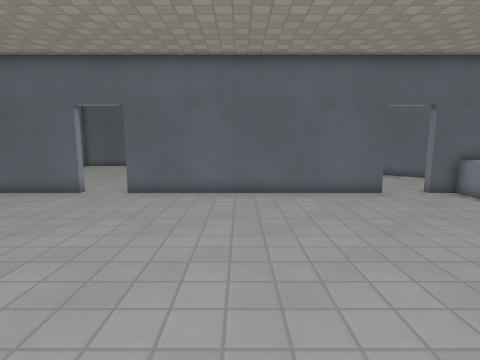
View 1 (above)

19 first-person views from a walk through a Godot game level. The camera is 1.2 m above the floor, tilts 8° down and sees 80° across. The floor is counted in squares, 0.5 m on a side. Each view is taken from the middle of a square. On the plan, view 1 faces up. The plan holds only what a view shows up to about 18 squares ahead; the rest is blank. The place goes on beyond the plan. Surface patterns are stand-ins for the level's own textures.

View 2
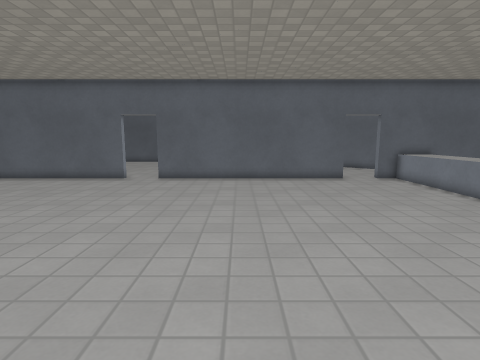

View 3
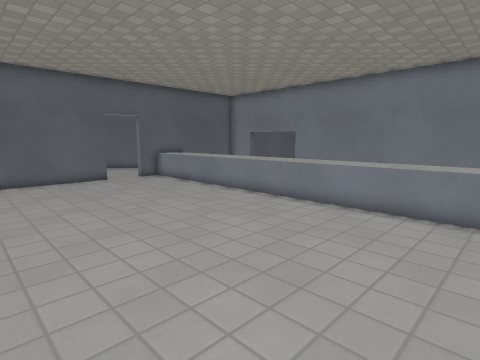

View 4
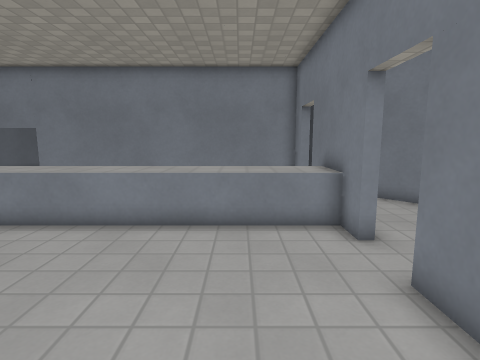

View 5
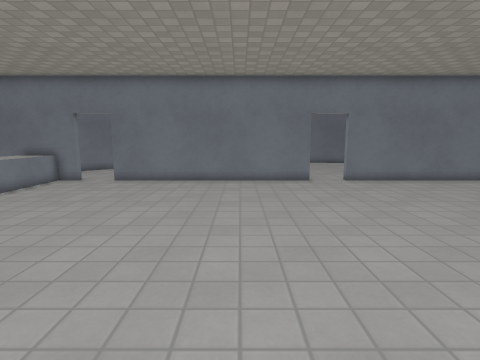

View 6
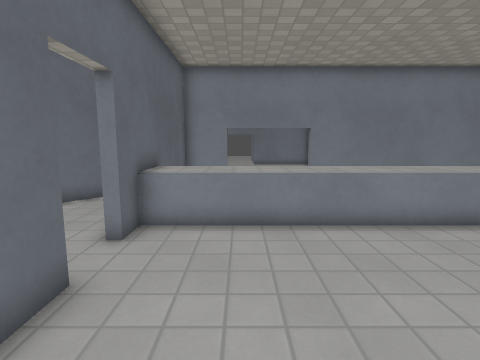

View 7
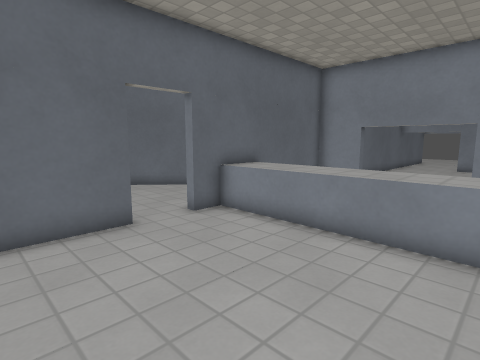

View 8
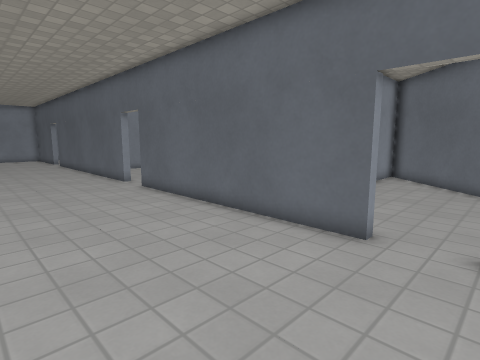

View 9
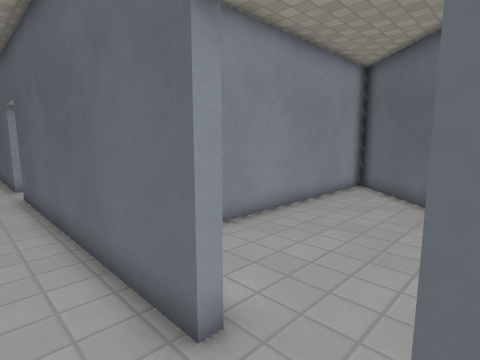

View 10
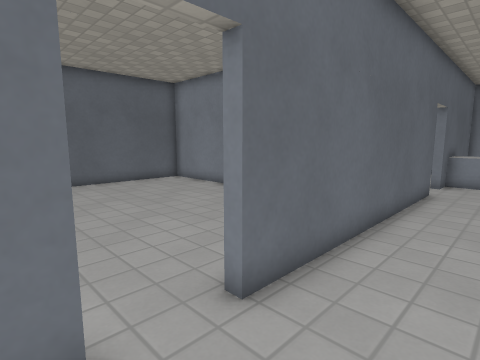

View 11
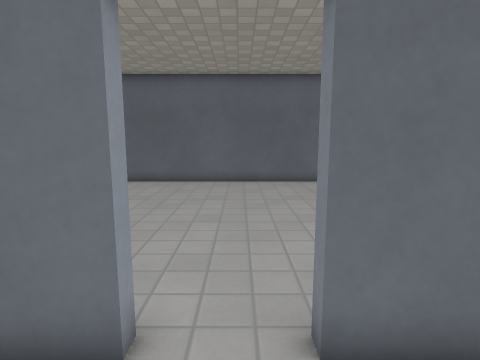

View 12
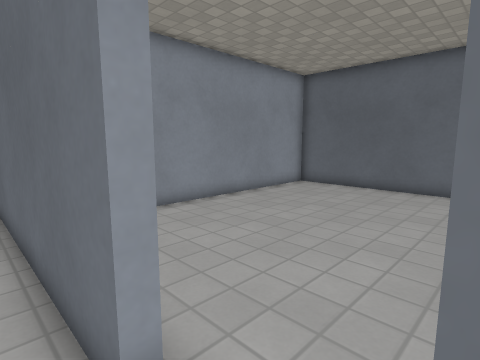

View 13
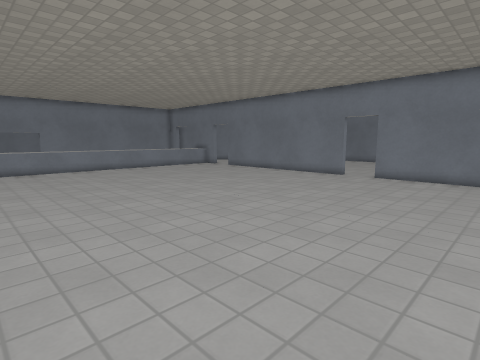

View 14
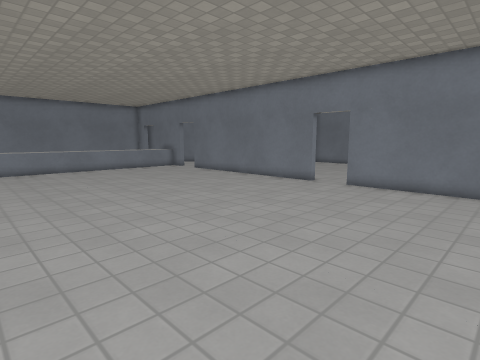

View 15
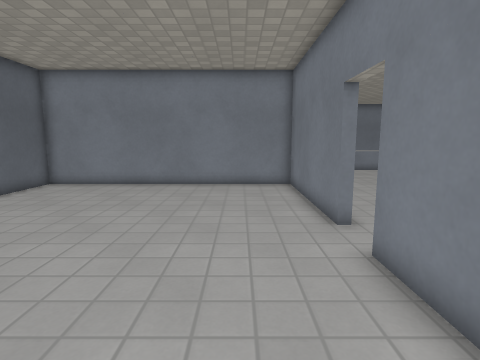

View 16
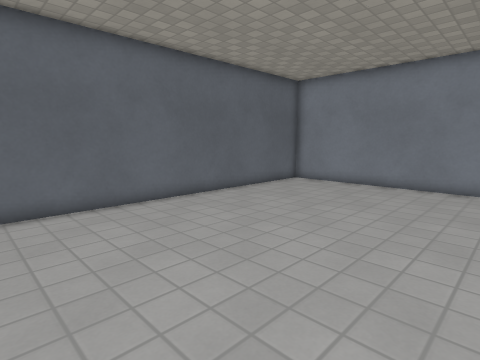

View 17
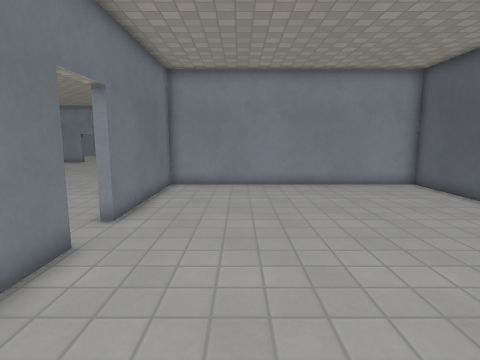

View 18
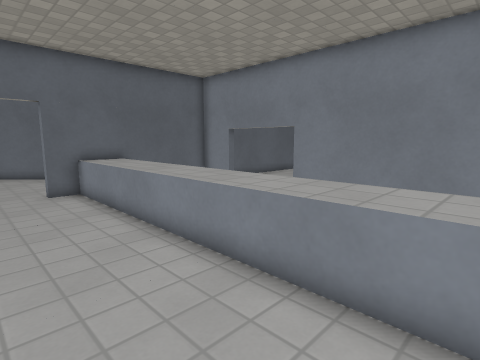

View 19
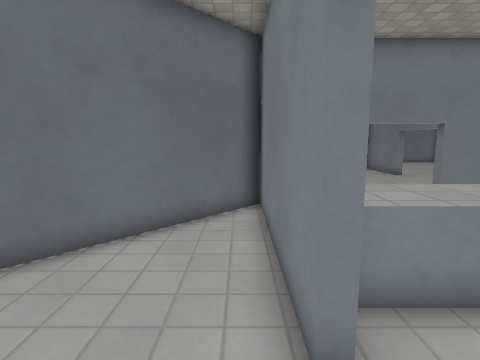

### Floor plan
Key: @ floor where view 1 was taken; # wall or solid block; . floor; ^ raised ledge.
Columns run from 14 left of view 1 to 17 right of it. Each row starts with its distance up from view 1.
 26 ##################
 25 #............... ###
 24 #............... #.##
 23 #............... #..##
 22 #............... #...##
 21 #............... #....##
 20 #............... #.....##
 19 #............... #......##
 18 #............... #.......##
 17 #............... #........##
 16 #............... #.........###
 15 #............... #...........##
 14 #............... #............#
 13 #######..############..#########
 12 ........................^^^    #
 11  .......................^^^    #
 10  .......................^^^    #
  9 ........................^^^    #
  8 ........................^^^    #
  7 ........................^^^    #
  6 ........................^^^    #
  5 ........................^^^    #
  4 ........................^^^    #
  3 ........................^^^    #
  2 ........................^^^    #
  1 ........................^^^    #
  0  .............@.........^^^    #
 -1  .......................^^^    #
 -2  .......................^^^    #
 -3  .......................^^^    #
 -4  .......................^^^    #
 -5 ........................^^^    #
 -6 ........................^^^    #
 -7 #######..############..#####  ##
 -8        ...            ....    #

Positions as (right, up) in squares from view 1, and headings:
1: (0, 0), facing up
2: (0, -5), facing up
3: (0, -5), facing up-right
4: (2, -4), facing right
5: (-1, 10), facing down
6: (2, 10), facing right
7: (3, 5), facing up-right
8: (9, 6), facing up-left
9: (9, 11), facing up-left
10: (-8, 10), facing up-right
11: (-6, 10), facing up
12: (-5, 12), facing up-left
13: (-14, 12), facing down-right
14: (-14, 8), facing down-right
15: (-13, 16), facing right
16: (-13, 16), facing up-right
17: (1, 17), facing left
18: (6, -1), facing up-right
19: (6, 14), facing right
